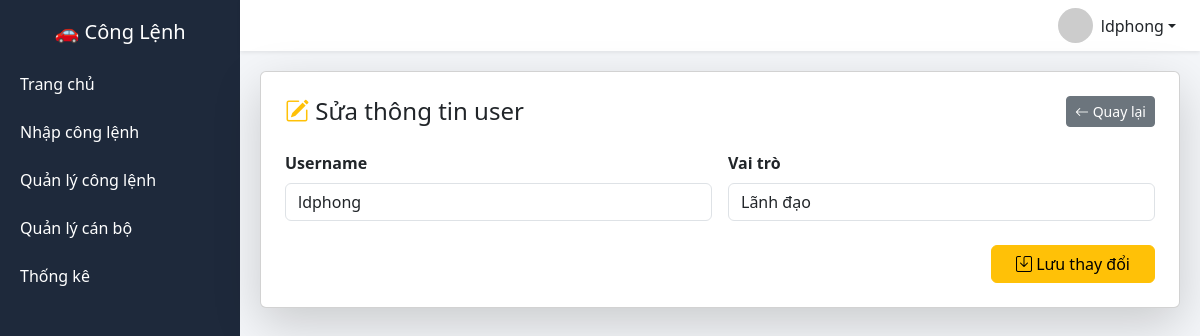
The app's page /sua_user/2 (signed in) with its own data.
### tables this page shows
CREATE TABLE users (
    id INTEGER PRIMARY KEY AUTOINCREMENT,
    username TEXT UNIQUE,
    password TEXT,
    role TEXT
);

### app.py (the view, shortened to what this page needs)
@app.route("/sua_user/<int:id>", methods=["GET","POST"])
def sua_user(id):
    conn = sqlite3.connect(DB)
    conn.row_factory = sqlite3.Row
    c = conn.cursor()
    c.execute("SELECT * FROM users WHERE id=?", (id,))
    row = c.fetchone()
    conn.close()
    return render_template("sua_user.html", row=row)

### app.py (called while the page is built)
@app.before_request
def require_login():
    allowed_routes = [
        "login",
        "static",
        "api_nguoidicongtac",
        "api_nguoiky"
    ]
    if request.endpoint is None:
        return
    if request.endpoint not in allowed_routes and "user" not in session:
        return redirect("/login")

### templates/sua_user.html (shortened to what this page needs)
{% extends "layout.html" %}
{% block content %}
<div class="card shadow-lg p-4 card-dashboard">
<div class="d-flex justify-content-between align-items-center mb-4">
<h4 class="mb-0">
<i class="bi bi-pencil-square text-warning"></i>
Sửa thông tin user
</h4>
<a href="/quanly_user" class="btn btn-secondary btn-sm">
<i class="bi bi-arrow-left"></i> Quay lại
</a>
</div>
<form method="post" class="row g-3">
<div class="col-md-6">
<label class="form-label fw-semibold">
Username
</label>
<input type="text"
name="username"
value="{{row.username}}"
class="form-control"
required>
</div>
<div class="col-md-6">
<label class="form-label fw-semibold">
Vai trò
</label>
<select name="role" class="form-control">
<option value="user"
{% if row.role=="user" %}selected{% endif %}>
Lãnh đạo
</option>
</select>
</div>
<div class="col-12 text-end mt-4">
<button type="submit"
class="btn btn-warning px-4">
<i class="bi bi-save"></i>
Lưu thay đổi
</button>
</div>
</form>
</div>
{% endblock %}

### templates/layout.html (shortened to what this page needs)
<!DOCTYPE html>
<html lang="vi">
<head>
<link rel="stylesheet" href="/static/mobile.css">
<link href="https://cdn.jsdelivr.net/npm/bootstrap@5.3.2/dist/css/bootstrap.min.css" rel="stylesheet">
<link href="https://cdn.jsdelivr.net/npm/bootstrap-icons/font/bootstrap-icons.css" rel="stylesheet">
</head>
<body>
<div class="sidebar" id="sidebar">
<h5 class="text-center text-white mb-3">🚗 Công Lệnh</h5>
<a href="/" class="{% if request.path == '/' %}active-menu{% endif %}">
Trang chủ
</a>
<a href="/nhap"
class="{% if request.path == '/nhap' %}active-menu{% endif %}
{% if session.get('role') not in ['admin','user'] %} disabled-link{% endif %}"
>
Nhập công lệnh
</a>
<a href="/danhsach"
class="{% if request.path == '/danhsach' %}active-menu{% endif %}
{% if session.get('role') not in ['admin','user'] %} disabled-link{% endif %}"
>
Quản lý công lệnh
</a>
<a href="/quanly_nguoidicongtac"
class="{% if request.path == '/quanly_nguoidicongtac' %}active-menu{% endif %}
{% if session.get('role') not in ['admin','user'] %} disabled-link{% endif %}"
>
Quản lý cán bộ
</a>
<a href="/thongke"
class="{% if request.path == '/thongke' %}active-menu{% endif %}">
Thống kê
</a>
</div>
<nav class="navbar navbar-light bg-white shadow-sm px-4 topbar">
<div class="ms-auto dropdown">
<a class="d-flex align-items-center text-dark text-decoration-none dropdown-toggle"
href="#"
role="button"
data-bs-toggle="dropdown">
<img src="https://i.pravatar.cc/40"
class="rounded-circle me-2"
width="35">
{{ session.get('user') }}
</a>
</div>
</nav>
<div class="content">
{% block content %}{% endblock %}
</div>
</body>
</html>

### templates/layout.html (style rules this page uses)
body { background:#f4f6f9; margin:0; font-family:Segoe UI,Arial; }
.sidebar { width:240px; position:fixed; height:100%; background:#1e293b; padding-top:20px; transition:0.3s; }
.sidebar a { display:block; padding:12px 20px; color:white; text-decoration:none; transition:0.2s; }
.content { margin-left:240px; padding:20px; transition:0.3s; }
.topbar { margin-left:240px; transition:0.3s; }

### records on screen
users: get "ldphong", username "ldphong", role "Lãnh đạo"
